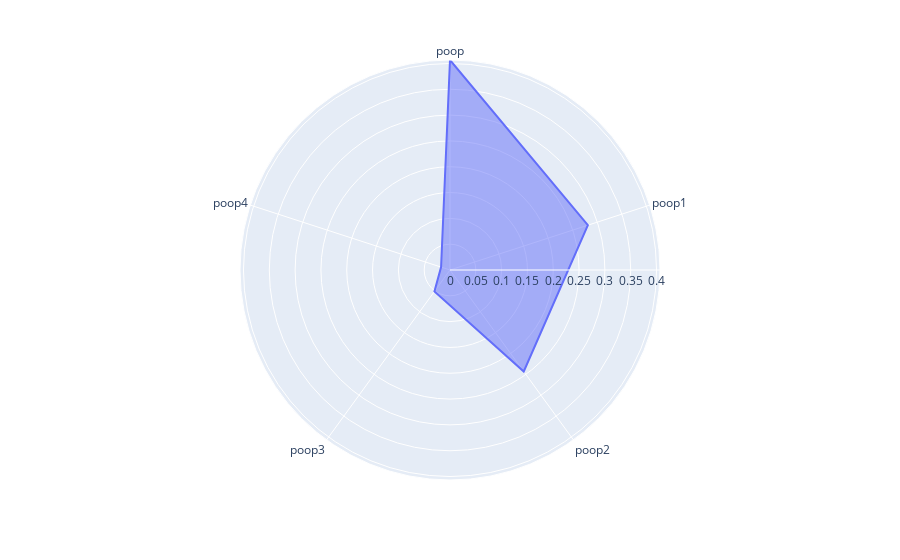

Notebook cell for this chart:
### Code cell
import plotly.express as px


fig = px.line_polar(clusters_df, r ='proportion', theta = , line_close = True)
fig.update_traces(fill='toself')
fig.show()

### Figure 1 — Plotly figure (JSON) as saved in the notebook; plotly's stock layout.template omitted (floating-point values rounded to 4 significant figures)
{"data": [{"fill": "toself", "hovertemplate": "proportion=%{r}<br>theta=%{theta}<extra></extra>", "legendgroup": "", "line": {"color": "#636efa", "dash": "solid"}, "marker": {"symbol": "circle"}, "mode": "lines", "name": "", "r": [0.4067, 0.2808, 0.243, 0.05131, 0.01816, 0.4067], "showlegend": false, "subplot": "polar", "theta": ["poop", "poop1", "poop2", "poop3", "poop4", "poop"], "type": "scatterpolar"}], "layout": {"legend": {"tracegroupgap": 0}, "margin": {"t": 60}, "polar": {"angularaxis": {"direction": "clockwise", "rotation": 90}, "domain": {"x": [0, 1], "y": [0, 1]}}}}
